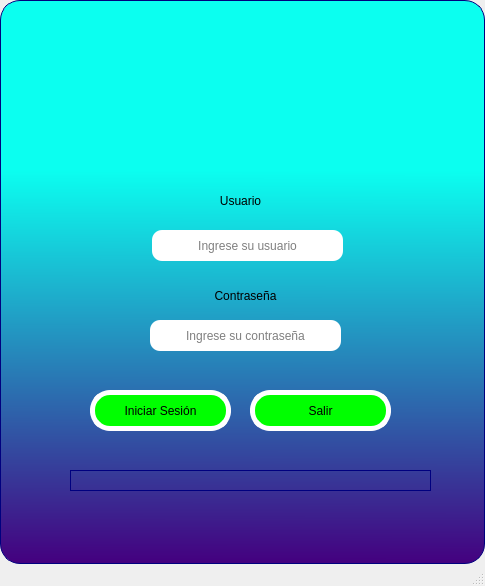
<?xml version="1.0" encoding="UTF-8"?>
<ui version="4.0">
 <class>MainWindow</class>
 <widget class="QMainWindow" name="MainWindow">
  <property name="geometry">
   <rect>
    <x>0</x>
    <y>0</y>
    <width>485</width>
    <height>586</height>
   </rect>
  </property>
  <property name="windowTitle">
   <string>MainWindow</string>
  </property>
  <widget class="QWidget" name="centralwidget">
   <layout class="QVBoxLayout" name="verticalLayout">
    <property name="spacing">
     <number>0</number>
    </property>
    <property name="leftMargin">
     <number>0</number>
    </property>
    <property name="topMargin">
     <number>0</number>
    </property>
    <property name="rightMargin">
     <number>0</number>
    </property>
    <property name="bottomMargin">
     <number>0</number>
    </property>
    <item>
     <widget class="QFrame" name="ButClose">
      <property name="styleSheet">
       <string notr="true">background-color: qlineargradient(spread:reflect, x1:0.543, y1:0, x2:0.541, y2:1, stop:0.300766 rgba(11, 255, 240, 255), stop:1 rgba(68, 0, 127, 255));

border-radius:20px;
border:1px solid #00007f;</string>
      </property>
      <property name="frameShape">
       <enum>QFrame::StyledPanel</enum>
      </property>
      <property name="frameShadow">
       <enum>QFrame::Raised</enum>
      </property>
      <widget class="QLabel" name="label">
       <property name="geometry">
        <rect>
         <x>130</x>
         <y>0</y>
         <width>211</width>
         <height>231</height>
        </rect>
       </property>
       <property name="autoFillBackground">
        <bool>false</bool>
       </property>
       <property name="styleSheet">
        <string notr="true">background-color: rgba(0, 0, 0,0%);
border:none</string>
       </property>
       <property name="text">
        <string/>
       </property>
       <property name="pixmap">
        <pixmap>../../Project/images/logo.png</pixmap>
       </property>
       <property name="scaledContents">
        <bool>true</bool>
       </property>
       <property name="wordWrap">
        <bool>false</bool>
       </property>
      </widget>
      <widget class="QLabel" name="label_2">
       <property name="geometry">
        <rect>
         <x>200</x>
         <y>190</y>
         <width>81</width>
         <height>21</height>
        </rect>
       </property>
       <property name="styleSheet">
        <string notr="true">background-color: rgba(0, 0, 0,0%);
font: 75 16pt &quot;Arial&quot;;
border:none</string>
       </property>
       <property name="text">
        <string>Usuario</string>
       </property>
       <property name="alignment">
        <set>Qt::AlignCenter</set>
       </property>
      </widget>
      <widget class="QLabel" name="label_3">
       <property name="geometry">
        <rect>
         <x>190</x>
         <y>280</y>
         <width>111</width>
         <height>31</height>
        </rect>
       </property>
       <property name="styleSheet">
        <string notr="true">background-color: rgba(0, 0, 0,0%);
font: 75 16pt &quot;Arial&quot;;
border:none</string>
       </property>
       <property name="text">
        <string>Contraseña</string>
       </property>
       <property name="alignment">
        <set>Qt::AlignCenter</set>
       </property>
      </widget>
      <widget class="QLineEdit" name="TxtUser">
       <property name="geometry">
        <rect>
         <x>152</x>
         <y>230</y>
         <width>191</width>
         <height>31</height>
        </rect>
       </property>
       <property name="styleSheet">
        <string notr="true">background-color: rgb(255, 255, 255,255);
border-radius:10px;
border:none</string>
       </property>
       <property name="alignment">
        <set>Qt::AlignCenter</set>
       </property>
       <property name="placeholderText">
        <string>Ingrese su usuario</string>
       </property>
      </widget>
      <widget class="QLineEdit" name="TxtPassword">
       <property name="geometry">
        <rect>
         <x>150</x>
         <y>320</y>
         <width>191</width>
         <height>31</height>
        </rect>
       </property>
       <property name="styleSheet">
        <string notr="true">background-color: rgb(255, 255, 255,255);
border-radius:10px;
border:none</string>
       </property>
       <property name="alignment">
        <set>Qt::AlignCenter</set>
       </property>
       <property name="placeholderText">
        <string>Ingrese su contraseña</string>
       </property>
      </widget>
      <widget class="QPushButton" name="ButLogin">
       <property name="geometry">
        <rect>
         <x>90</x>
         <y>390</y>
         <width>141</width>
         <height>41</height>
        </rect>
       </property>
       <property name="styleSheet">
        <string notr="true">QPushButton{
background-color: rgb(0, 255, 0);
font: 75 12pt &quot;MS Shell Dlg 2&quot;;
border:5px solid #ffffff;
}

QPushButton:hover{
background-color: rgb(255, 255, 0);
font: 75 12pt &quot;MS Shell Dlg 2&quot;;
border:5px solid #0000f;
}</string>
       </property>
       <property name="text">
        <string>Iniciar Sesión</string>
       </property>
      </widget>
      <widget class="QProgressBar" name="LineProgress">
       <property name="geometry">
        <rect>
         <x>70</x>
         <y>470</y>
         <width>361</width>
         <height>21</height>
        </rect>
       </property>
       <property name="styleSheet">
        <string notr="true">QProgressBar{
background-color: rgba(0, 0,0, 0%);
border-radius:25px;
border:1px solid #00007f;
}

QProgressBar:chunk{
background-color: qlineargradient(spread:reflect, x1:0.995263, y1:0.563, x2:0.574, y2:0.574, stop:0.301843 rgba(11, 255, 240, 255), stop:1 rgba(68, 0, 127, 255));
border-radius:25px;
}</string>
       </property>
       <property name="value">
        <number>0</number>
       </property>
       <property name="textVisible">
        <bool>false</bool>
       </property>
      </widget>
      <widget class="QPushButton" name="pushButton_2">
       <property name="geometry">
        <rect>
         <x>250</x>
         <y>390</y>
         <width>141</width>
         <height>41</height>
        </rect>
       </property>
       <property name="styleSheet">
        <string notr="true">QPushButton{
background-color: rgb(0, 255, 0);
font: 75 12pt &quot;MS Shell Dlg 2&quot;;
border:5px solid #ffffff;
}

QPushButton:hover{
background-color: rgb(255, 255, 0);
font: 75 12pt &quot;MS Shell Dlg 2&quot;;
border:5px solid #0000f;
}</string>
       </property>
       <property name="text">
        <string>Salir</string>
       </property>
      </widget>
     </widget>
    </item>
   </layout>
  </widget>
  <widget class="QMenuBar" name="menubar">
   <property name="geometry">
    <rect>
     <x>0</x>
     <y>0</y>
     <width>485</width>
     <height>21</height>
    </rect>
   </property>
  </widget>
  <widget class="QStatusBar" name="statusbar"/>
 </widget>
 <resources/>
 <connections/>
</ui>
